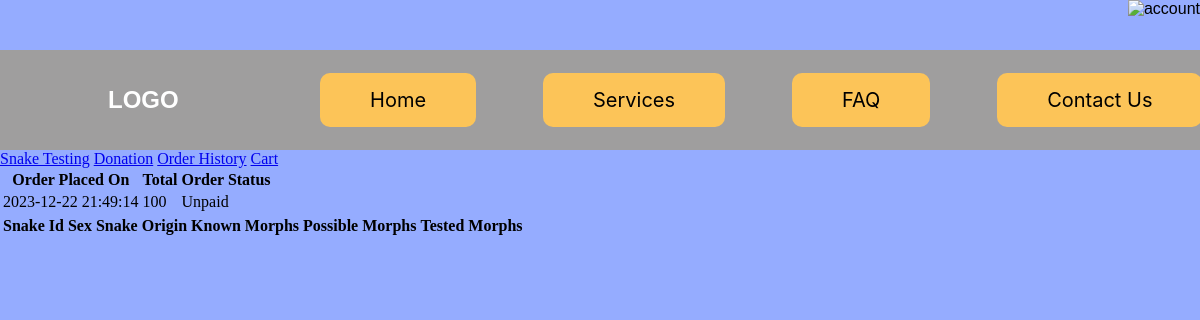
Page /index.php?controller=history&action=snakeHistory&id=3 (signed in) on the committed database.
### tables this page shows
CREATE TABLE `order` (
  `order_id` int(255) NOT NULL,
  `payment_status` tinyint(4) NOT NULL,
  `seen_status` tinyint(1) NOT NULL,
  `order_date` timestamp NOT NULL DEFAULT current_timestamp(),
  `total` double DEFAULT NULL,
  `user_id` int(255) NOT NULL,
  `order_status_id` int(255) NOT NULL
);

CREATE TABLE `orderstatus` (
  `order_status_id` int(255) NOT NULL,
  `order_status_name` enum('Processing','To be Processed','Unpaid','Results Pending','Completed') DEFAULT NULL
);

### index.php (called while the page is built, shortened)
<?php
$controller = new $controllerName;
$controller->route();

### Models/Order.php (called while the page is built, shortened)
<?php
class Order
{
    private string $orderDate;
    private ?float $total;
    public function __construct(
        int    $pOrderId = -1,
        bool   $pPaymentStatus = false,
        bool   $pSeenStatus = false,
        string $pOrderDate = '',
        ?float  $pTotal = -1,
        int    $pUserId = -1,
        int    $pOrderStatusId = -1,
    )
    {
        $this->initializeProperties(
            $pOrderId,
            $pPaymentStatus,
            $pSeenStatus,
            $pOrderDate,
            $pTotal,
            $pUserId,
            $pOrderStatusId
        );
    }
    private function initializeProperties(
        int    $pOrderId,
        bool   $pPaymentStatus,
        bool   $pSeenStatus,
        string $pOrderDate,
        ?float  $pTotal,
        int    $pUserId,
        int    $pOrderStatusId
    ): void
    {
        if ($pOrderId < 0) return;
        else if (
            $pOrderId > 0
            && strlen($pOrderDate) > 0
            && $pTotal > 0
            && $pUserId > 0
            && $pOrderStatusId > 0
        ) {
            $this->orderId = $pOrderId;
            $this->paymentStatus = $pPaymentStatus;
            $this->seenStatus = $pSeenStatus;
            $this->orderDate = $pOrderDate;
            $this->total = $pTotal;
            $this->userId = $pUserId;
            $this->orderStatusId = $pOrderStatusId;
        } else if ($pOrderId > 0) {
            $this->getOrderById($pOrderId);
        }
    }
    private function getOrderById(int $pOrderId): void
    {
        $dBConnection = openDatabaseConnection();
        try {
            $sql = "SELECT * FROM `order` WHERE order_id = ?";
            $stmt = $dBConnection->prepare($sql);
            $stmt->bindParam(1, $pOrderId, PDO::PARAM_INT);
            $stmt->execute();
            $result = $stmt->fetch(PDO::FETCH_ASSOC);
            if ($result) {
                $this->orderDate = $result['order_date'];
                $this->total = $result['total'];
            }
        } catch (PDOException $e) {
            die("Error: " . $e->getMessage());
        } finally {
            $stmt->closeCursor();
            $dBConnection = null;
        }
    }
    public function getOrderDate(): string
    {
        return $this->orderDate;
    }
    public function getTotal(): ?float
    {
        return $this->total;
    }
}

### Models/OrderStatus.php (called while the page is built, shortened)
<?php
class OrderStatus
{
    private string $orderStatusName;
    public function __construct(
        int $pOrderStatusId = -1,
        int $pOrderStatusName = -1
    ) {
        $this->initializeProperties(
            $pOrderStatusId,
            $pOrderStatusName
        );
    }
    private function initializeProperties(int $pOrderStatusId, int $pOrderStatusName): void
    {
        if ($pOrderStatusId < 0) return;
        else if (
            $pOrderStatusId > 0
            && $pOrderStatusName > 0
        ) {
            $this->orderStatusId = $pOrderStatusId;
            $this->orderStatusName = $pOrderStatusName;
        } else if ($pOrderStatusId > 0) {
            $this->getOrderStatusById($pOrderStatusId);
        }
    }
    private function getOrderStatusById(int $pOrderStatusId): void
    {
        $dBConnection = openDatabaseConnection();
        try {
            $sql = "SELECT * FROM orderstatus WHERE order_status_id = ?";
            $stmt = $dBConnection->prepare($sql);
            $stmt->bindParam(1, $pOrderStatusId, PDO::PARAM_INT);
            $stmt->execute();
            $result = $stmt->fetch(PDO::FETCH_ASSOC);
            if ($result) {
                $this->orderStatusName = $result['order_status_name'];
            }
        } catch (PDOException $e) {
            die("Error: " . $e->getMessage());
        } finally {
            $stmt->closeCursor();
            $dBConnection = null;
        }
    }
    public function getOrderStatusName(): string
    {
        return $this->orderStatusName;
    }
}

### Views/History/snakeHistory.php (the view, shortened to what this page needs)
<!DOCTYPE html>
<html lang="en">
<head>
    <link rel="stylesheet" type="text/css" href="Views/Styles/shared.css">
    <link rel="stylesheet" type="text/css" href="Views/Styles/navbar.css">
    <link rel="stylesheet" type="text/css" href="Views/Styles/home.css">
</head>
<body>
<?php
include_once 'Views/Shared/navbar.php';
include_once 'Views/Order/orderSubCategories.php';
?>
<table>
    <thead>
    <tr>
        <th>Order Placed On</th>
        <th>Total</th>
        <th>Order Status</th>
    </tr>
    </thead>
    <tbody>
    <tr>
        <td><?php echo $data['order']->getOrderDate() ?></td>
        <td><?php echo $data['order']->getTotal() ?></td>
        <td><?php echo (new OrderStatus($data['order']->getOrderStatusId()))->getOrderStatusName() ?></td>
    </tr>
    </tbody>
</table>
<table>
    <thead>
    <tr>
        <th>Snake Id</th>
        <th>Sex</th>
        <th>Snake Origin</th>
        <th>Known Morphs</th>
        <th>Possible Morphs</th>
        <th>Tested Morphs</th>
    </tr>
    </thead>
</table>
</body>
</html>

### Views/Styles/shared.css (style rules this page uses)
html, body { max-width: 100%; overflow-x: hidden; }
body { margin: 0; padding: 0; background-color: #95ACFF; width: 100%; }

### rows in the picture
order: order_date "2023-12-22 21:49:14", total "100", order_status.order_status_name "Unpaid"
